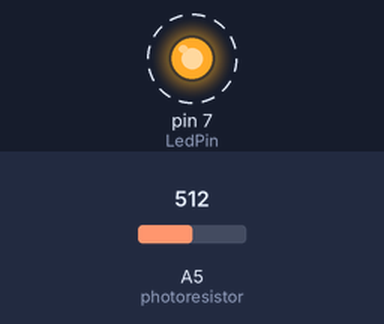
A sketch run on a simulated Arduino Uno, built with avr-gcc and run on an emulated ATmega328P. Parts: output pins drawn as LEDs (lit = HIGH). Dashed ring = blinking. The test bench sets the inputs (shaded band); at power-on: A5 (photoresistor) = 512. What the sketch prints to the serial monitor is not drawn.

Above: at 1.2 s.
1.3 s: A5 (photoresistor) set to 107
4.3 s: A5 (photoresistor) set to 89
Timing chart, 0 to 13.3 s (numbered marks = the images above; inputs shaded):
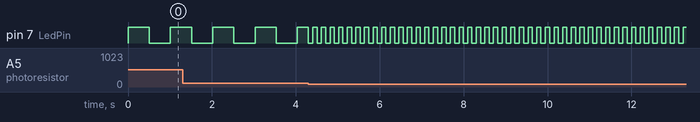

The sketch:

numavrgSensorlesing.ino
```cpp
int LedPin = 7;
int photoresistor = A5;
unsigned long blinkMillis = 0;
bool state = HIGH;
void setup()

{
    Serial.begin(9600);
    pinMode(LedPin, OUTPUT);
    digitalWrite(LedPin, HIGH);
}

float sensor()
{
    float average;
    float value = 0;
    for (int i = 0; i < 5; i++)
    {
        value += analogRead(photoresistor); //summerer fem sensor avlesninger
    }
    return average = value / 5; //returnerer den gjennomsnitlige sensorverdien over fem avlesninger
}

float speed(float x) //tar inn en sensorverdi (x) og setter hastighetene til 1, eller 6 ganger så kjapt
{
    float a;
    if (x < 100)
    {
        a = 100;
    }
    else
    {
        a = 500;
    }
    return a; //returnerer hastigheten
}

void blink()
{
    if (millis() >= blinkMillis + speed(sensor())) //kjører hver hver gang intervallet speed() har hendt
    {
        state = !state; //endrer state slik at LED vil blinke
        digitalWrite(LedPin, state);
        blinkMillis = millis();
    }
}

void loop()
{
    Serial.println(analogRead(photoresistor));
    blink();
}
```

Measured:
- after the input at 4.3 s, pin 7 (LedPin): alternates HIGH for 0.10 s and LOW for 0.10 s, starting at once
- by itself, pin 7 (LedPin): alternates HIGH for 0.50 s and LOW for 0.50 s
